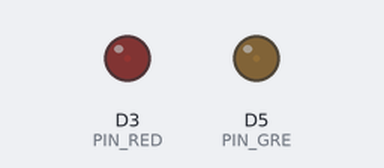
The sketch below on a simulated ESP8266 (NodeMCU). Shown: output pins drawn as LEDs (lit = HIGH). What the sketch prints to the serial monitor is not drawn.

Above: at 0.05 s.
At 2.3 s:
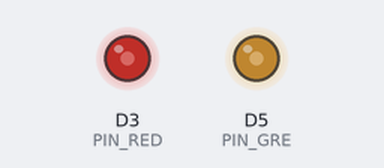
At 4.6 s:
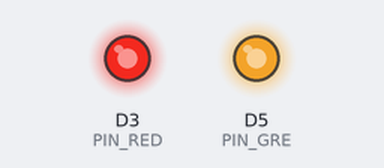
At 9.2 s:
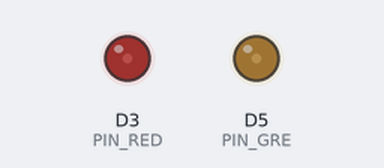
Timing chart, 0 to 13.3 s (numbered marks = the images above):
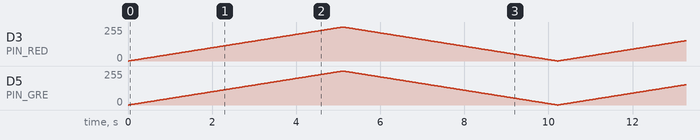

The sketch:

3.ex_LED_pwm.ino
```cpp
// (licence header left out)
/******************************
* PWM0 = D3;
* PWM1 = D5;
* PWM2 = D6;
* PWM3 = D9;
*******************************/

#define PWM_PORT_LED 0 // or 1
#define MAX_PWM 255

int PORT_LED = PWM_PORT_LED;
int PIN_RED,PIN_GRE;

void setup()
{
  Serial.begin(115200);
  Serial.println();
  Serial.println("*** HexT LED Board Test(PWM) ***");

  if (PORT_LED==0)
  {
    PIN_RED = D3;
    PIN_GRE = D5;
  }
  else if (PORT_LED==1)
  {
    PIN_RED = D6;
    PIN_GRE = D9;
  }
  else
  {}
  pinMode(PIN_RED, OUTPUT);
  pinMode(PIN_GRE, OUTPUT);
}

void loop()
{
  int i=0;

  for(i = 0; i < MAX_PWM; i++)
  { // 255번 * 20ms -> 약 5s
    analogWrite(PIN_RED,i);
    analogWrite(PIN_GRE,i);
    delay(20);
  }
  for(i = MAX_PWM; i > 0; i--)
  {
    analogWrite(PIN_RED,i);
    analogWrite(PIN_GRE,i);
    delay(20);
  }
}
```
